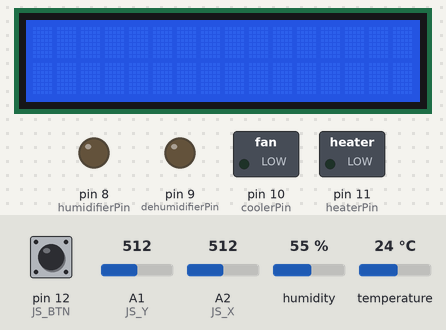
The sketch below on a simulated Arduino Uno, built with avr-gcc and run on an emulated ATmega328P. On the bench: 16×2 character LCD, switched loads named in the sketch (green lamp = pin HIGH), output pins drawn as LEDs (lit = HIGH). Dashed ring = blinking. The test bench sets the inputs (shaded band); at power-on: pin 12 (JS_BTN) HIGH, humidity 55 %, A2 (JS_X) = 512, A1 (JS_Y) = 512, temperature 24 °C. What the sketch prints to the serial monitor is not drawn.

Above: at 1.2 s.
1.3 s: pin 12 (JS_BTN) pulled LOW for 1 s
At 2.82 s:
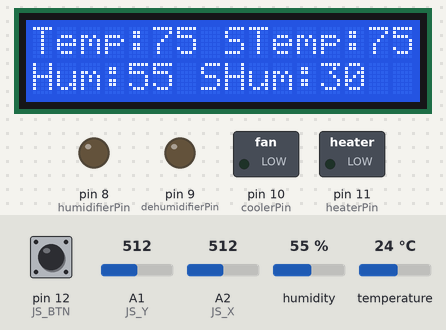
2.9 s: humidity set to 22 %
At 3.06 s:
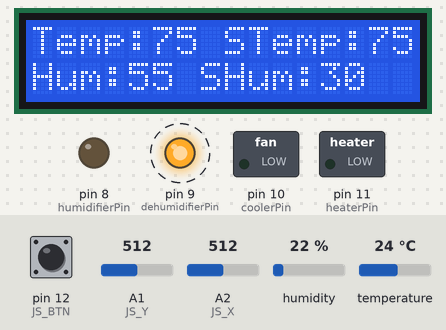
5.9 s: pin 12 (JS_BTN) pulled LOW for 0.15 s
At 6.2 s:
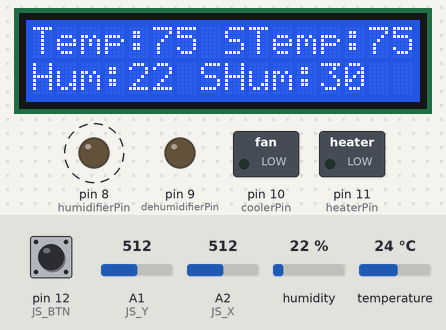
7.8 s: pin 12 (JS_BTN) pulled LOW for 3.2 s
At 11.28 s:
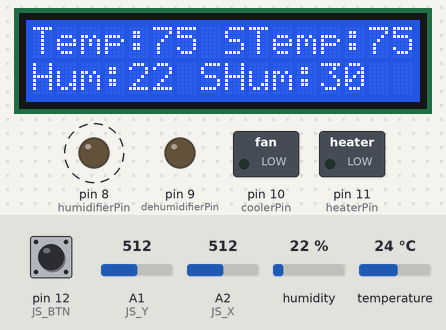
11.6 s: A2 (JS_X) set to 691
13.1 s: A2 (JS_X) set to 714
At 14.37 s:
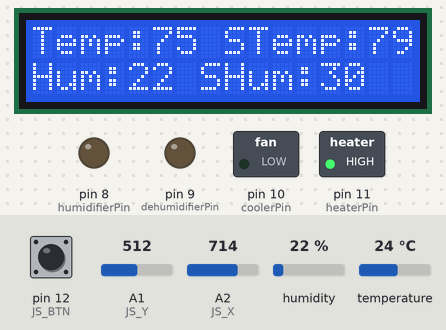
Timing chart, 0 to 16.6 s (numbered marks = the images above; inputs shaded):
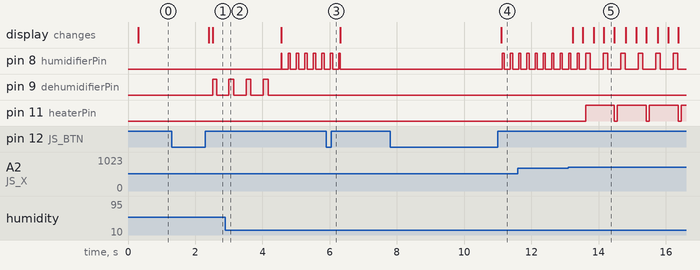

The sketch:

exercise.ino
```cpp
/*
* Name & Email: Valerie Wong
* Discussion Section: 021
* Assignment: Lab 7 Exercise 1
* Exercise Description: For this laboratory assignment, you will implement a mock-indoor plant growing system based on the following specification.
*                       This assignment will introduce the DHT11 temperature and humidity sensor and the LCD screen.

* I acknowledge all content contained herein, excluding template
  or example code, is my own original work.

* Demo Link: https://youtu.be/42MZr6ZqBzI
*/

#include <LiquidCrystal.h>
#include <DHT.h>
#define DHTPIN A0
#define DHTTYPE DHT11
DHT dht(DHTPIN, DHTTYPE);
// initialize the library by associating any needed LCD interface pin
// with the arduino pin number it is connected to
const int rs = 7, en = 6, d4 = 5, d5 = 4, d6 = 3, d7 = 2;
LiquidCrystal lcd(rs, en, d4, d5, d6, d7);

typedef struct task {
  int state;
  unsigned long period;
  unsigned long elapsedTime;
  int (*TickFct)(int);

} task;

const unsigned short tasksNum = 6;
task tasks[tasksNum];

// Pins
int JS_X = A2;
int JS_Y = A1;
int JS_BTN = 12;
int humidifierPin = 8;
int dehumidifierPin = 9;
int coolerPin = 10;
int heaterPin = 11;
int j_x;
int j_y;
int j_btn;
// Periods
const unsigned long systemPeriod = 300;
const unsigned long setTempPeriod = 300;
const unsigned long setHumidityPeriod = 300;
const unsigned long dhtSensorPeriod = 500;
const unsigned long comparePeriod = 300;
const unsigned long generatePulsePeriodTemp = 5;
const unsigned long generatePulsePeriodHum = 20;
// Bools
bool isOFF;
bool isDefault;
// Variables
unsigned char temp;
unsigned char humidity;
unsigned char s_temp;
unsigned char s_humidity;
unsigned char sensor_temp = 0;                         // 1 - heater, 2 - cooler
unsigned char sensor_hum = 0;                          // 3 - humidifier, 4 - dehumidifier
float h;
float t;
unsigned char i_temp = 0;
unsigned char i_hum = 0;

void readJoystick() {
  j_x = analogRead(JS_X);
  j_y = analogRead(JS_Y);
  j_btn = digitalRead(JS_BTN);
}

void setTempOrHumidity() {
  if (j_y < 200) {
    isDefault = false;
  }
  else if (j_y > 700) {
    isDefault = true;
  }
}

void readDHTSensor() {
  h = dht.readHumidity();
  t = dht.readTemperature(true);
  temp = static_cast<int>(t);
  humidity = static_cast<int>(h);
}

enum System_States { SYSTEM_START, OFF, ON, WAIT };
int System_Tick(int state1) {
  switch(state1) {
    case SYSTEM_START:
      isOFF = true;
      state1 = OFF;
      break;

    case OFF:
      readJoystick();

      if (j_btn) {
        state1 = OFF;
      }
      else if (!j_btn) {
        state1 = WAIT;
      }
      break;

    case WAIT:
      readJoystick();

      if (!j_btn) {
        state1 = WAIT;
      }
      else if (j_btn && isOFF) {
        isOFF = false;
        state1 = ON;
      }
      else if (j_btn && !isOFF) {
        isOFF = true;
        state1 = OFF;
      }
      break;

    case ON:
      readJoystick();

      if (j_btn) {
        state1 = ON;
      }
      else {
        state1 = WAIT;
      }
      break;
  }

  switch(state1) {
    case SYSTEM_START:
      break;

    case OFF:
      //Serial.println("OFF");
      lcd.noDisplay();
      break;

    case WAIT:
      //Serial.println("WAIT");
      break;

    case ON:
      //Serial.println("ON");
      lcd.display();
      break;
  }

  return state1;
}

enum Set_Temp_States { START2, OFF2, ON2, INCREASE_TEMP, DECREASE_TEMP, WAIT2 };
int Set_Temp(int state2) {
  switch(state2) {
    case START2:
      state2 = OFF2;
      s_temp = 75;
      break;

    case OFF2:
      if (isOFF) {
        state2 = OFF2;
      }
      else {
        state2 = ON2;
        isDefault = true;
      }
      break;

    case ON2:
      readJoystick();
      setTempOrHumidity();

      if (!isOFF && (j_x > 200 && j_x < 700)) {
        state2 = ON2;
      }
      else if (!isOFF && (j_x > 700) && isDefault) {
        state2 = INCREASE_TEMP;
      }
      else if (!isOFF && (j_x < 200) && isDefault) {
        state2 = DECREASE_TEMP;
      }
      else if (!isOFF && (j_x > 700) && !isDefault) {
        state2 = ON2;
      }
      else if (!isOFF && (j_x < 200) && !isDefault) {
        state2 = ON2;
      }
      else if (isOFF) {
        state2 = OFF2;
      }

      break;

    case INCREASE_TEMP:
      if (!isOFF && (j_x > 700)) {
        state2 = INCREASE_TEMP;
      }
      else if (!isOFF && (j_x > 200 && j_x < 700)) {
        state2 = ON2;
      }

      break;

    case DECREASE_TEMP:
      if (!isOFF && (j_x < 200)) {
        state2 = DECREASE_TEMP;
      }
      else if (!isOFF && (j_x > 200 && j_x < 700)) {
        state2 = ON2;
      }

      break;
  }

  switch(state2) {
    case START2:
      break;

    case OFF2:
      break;

    case ON2:
      lcd.setCursor(8,0);
      lcd.print("STemp:"); lcd.print(s_temp);
      break;

    case INCREASE_TEMP:
      ++s_temp;
      lcd.setCursor(8,0);
      lcd.print("STemp:"); lcd.print(s_temp);
      break;

    case DECREASE_TEMP:
      --s_temp;
      lcd.setCursor(8,0);
      lcd.print("STemp:"); lcd.print(s_temp);
      break;
  }

  return state2;
}

enum Set_Humidity_States { START3, OFF3, ON3, INCREASE_HUMIDITY, DECREASE_HUMIDITY, WAIT3 };
int Set_Humidity(int state3) {
  switch(state3) {
    case START3:
      state3 = OFF3;
      s_humidity = 30;
      break;

    case OFF3:
      if (isOFF) {
        state3 = OFF3;
      }
      else {
        state3 = ON3;
      }
      break;

    case ON3:
      readJoystick();
      setTempOrHumidity();

      if (!isOFF && (j_x > 200 && j_x < 700)) {
        state3 = ON3;
      }
      else if (!isOFF && !isDefault && (j_x > 700)) {
        state3 = INCREASE_HUMIDITY;
      }
      else if (!isOFF && !isDefault && (j_x < 200)) {
        state3 = DECREASE_HUMIDITY;
      }
      else if (!isOFF && isDefault && (j_x > 700)) {
        state3 = ON3;
      }
      else if (!isOFF && isDefault && (j_x < 200)) {
        state3 = ON3;
      }
      else if (isOFF) {
        state3 = OFF3;
      }

      break;

    case INCREASE_HUMIDITY:
      if (!isOFF && (j_x > 700)) {
        state3 = INCREASE_HUMIDITY;
      }
      else if (!isOFF && (j_x > 200 && j_x < 700)) {
        state3 = ON3;
      }
      break;

    case DECREASE_HUMIDITY:
      if (!isOFF && (j_x < 200)) {
        state3 = DECREASE_HUMIDITY;
      }
      else if (!isOFF && (j_x > 200 && j_x < 700)) {
        state3 = ON3;
      }
      break;
  }

  switch(state3) {
    case START3:
      break;

    case OFF3:
      break;

    case ON3:
      lcd.setCursor(7,1);
      lcd.print("SHum:"); lcd.print(s_humidity);
      break;

    case INCREASE_HUMIDITY:
      ++s_humidity;
      lcd.setCursor(7,1);
      lcd.print("SHum:"); lcd.print(s_humidity);
      break;

    case DECREASE_HUMIDITY:
      --s_humidity;
      lcd.setCursor(7,1);
      lcd.print("SHum:"); lcd.print(s_humidity);
      break;
  }

  return state3;
}

enum Sample_States { START4, OFF4, SAMPLE };
int Sample_DHT(int state4) {
  switch(state4) {
    case START4:
      state4 = OFF4;
      break;

    case OFF4:
      if (isOFF) {
        state4 = OFF4;
      }
      else {
        state4 = SAMPLE;
      }
      break;

    case SAMPLE:
      if (!isOFF) {
        state4 = SAMPLE;
      }
      else {
        state4 = OFF4;
      }
      break;
  }

  switch (state4) {
    case START4:
      break;

    case OFF:
      break;

    case SAMPLE:
      readDHTSensor();
      lcd.setCursor(0,0);
      lcd.print("Temp:"); lcd.print(temp);
      lcd.setCursor(0,1);
      lcd.print("Hum:"); lcd.print(humidity);

      if (s_temp == temp) {
        sensor_temp = 0;
      }
      else if (s_temp > temp) {
        sensor_temp = 1;
      }
      else if (s_temp < temp) {
        sensor_temp = 2;
      }

      if (s_humidity == humidity) {
        sensor_hum = 0;
      }
      else if (s_humidity > humidity) {
        sensor_hum = 3;
      }
      else if (s_humidity < humidity) {
        sensor_hum = 4;
      }
      break;
  }

  return state4;
}

enum Generate_PWM_Temp_States { START6, OFF6, PWM_TEMP, RED_HIGH, RED_LOW, WHITE_HIGH, WHITE_LOW };
int Generate_PWM_Temp(int state6) {
  switch(state6) {
    case START6:
      state6 = OFF6;
      i_temp = 0;
      break;

    case OFF6:
      if (isOFF) {
        state6 = OFF6;
      }
      else {
        state6 = PWM_TEMP;
      }
      break;

    case PWM_TEMP:
      if (!isOFF && sensor_temp == 0) {
        state6 = PWM_TEMP;
      }
      else if (!isOFF && sensor_temp == 1) {
        state6 = RED_HIGH;
      }
      else if (!isOFF && sensor_temp == 2) {
        state6 = WHITE_HIGH;
      }
      else if (isOFF) {
        state6 = isOFF;
      }
      break;

    case RED_HIGH:
      if (isOFF) {
        state6 = OFF6;
      }
      else if (sensor_temp == 1) {
        if (i_temp <= 19) {
          state6 = RED_HIGH;
        }
        else if (i_temp > 19) {
          i_temp = 0;
          state6 = RED_LOW;
        }
      }
      else if (sensor_temp == 0) {
        state6 = PWM_TEMP;
      }
      else if (sensor_temp == 2) {
        state6 = WHITE_HIGH;
      }
      break;

    case RED_LOW:
      if (isOFF) {
        state6 = OFF6;
      }
      else if (sensor_temp == 1) {
        if (i_temp <= 1) {
          state6 = RED_LOW;
        }
        else if (i_temp > 1) {
          i_temp = 0;
          state6 = RED_HIGH;
        }
      }
      else if (sensor_temp == 0) {
        state6 = PWM_TEMP;
      }
      else if (sensor_temp == 2) {
        state6 = WHITE_HIGH;
      }
      break;

    case WHITE_HIGH:
      if (isOFF) {
        state6 = OFF6;
      }
      else if (sensor_temp == 2) {
        if (i_temp <= 5) {
          state6 = WHITE_HIGH;
        }
        else if (i_temp > 5) {
          i_temp = 0;
          state6 = WHITE_LOW;
        }
      }
      else if (sensor_temp == 0) {
        state6 = PWM_TEMP;
      }
      else if (sensor_temp == 1) {
        state6 = RED_HIGH;
      }
      break;

    case WHITE_LOW:
      if (isOFF) {
        state6 = OFF6;
      }
      else if (sensor_temp == 2) {
        if (i_temp <= 15) {
          state6 = WHITE_LOW;
        }
        else if (i_temp > 15) {
          i_temp = 0;
          state6 = WHITE_HIGH;
        }
      }
      else if (sensor_temp == 0) {
        state6 = PWM_TEMP;
      }
      else if (sensor_temp == 1) {
        state6 = RED_HIGH;
      }
      break;
  }

  switch(state6) {
    case START6:
      break;

    case OFF6:
      digitalWrite(heaterPin, LOW);
      digitalWrite(coolerPin, LOW);
      break;

    case PWM_TEMP:
      i_temp = 0;
      digitalWrite(heaterPin, LOW);
      digitalWrite(coolerPin, LOW);
      break;

    case RED_HIGH:
      ++i_temp;
      digitalWrite(heaterPin, HIGH);
      digitalWrite(coolerPin, LOW);
      Serial.println("RED HIGH");
      Serial.print("i_temp: "); Serial.println(i_temp);
      break;

    case RED_LOW:
      ++i_temp;
      digitalWrite(heaterPin, LOW);
      digitalWrite(coolerPin, LOW);
      Serial.println("RED LOW");
      Serial.print("i_temp: "); Serial.println(i_temp);
      break;

    case WHITE_HIGH:
      ++i_temp;
      digitalWrite(heaterPin, LOW);
      digitalWrite(coolerPin, HIGH);
      Serial.println("WHITE HIGH");
      Serial.print("i_temp: "); Serial.println(i_temp);
      break;

    case WHITE_LOW:
      ++i_temp;
      digitalWrite(heaterPin, LOW);
      digitalWrite(coolerPin, LOW);
      Serial.println("WHITE LOW");
      Serial.print("i_temp: "); Serial.println(i_temp);
      break;
  }

  return state6;
}

enum Generate_PWM_Hum_States { START7, OFF7, PWM_HUM, BLUE_HIGH, BLUE_LOW, YELLOW_HIGH, YELLOW_LOW };
int Generate_PWM_Hum(int state7) {
  switch(state7) {
    case START7:
      state7 = OFF7;
      i_hum = 0;
      break;

    case OFF7:
      if (isOFF) {
        state7 = isOFF;
      }
      else {
        state7 = PWM_HUM;
      }
      break;

    case PWM_HUM:
      if (isOFF) {
        state7 = isOFF;
      }

      if (!isOFF && sensor_hum == 0) {
        state7 = PWM_TEMP;
      }
      else if (!isOFF && sensor_hum == 3) {
        state7 = BLUE_HIGH;
      }
      else if (!isOFF && sensor_hum == 4) {
        state7 = YELLOW_HIGH;
      }
      break;

    case BLUE_HIGH:
      if (isOFF) {
        state7 = isOFF;
      }
      else if (sensor_hum == 3) {
        if (i_hum <= 2) {
          state7 = BLUE_HIGH;
        }
        else if (i_hum > 2) {
          i_hum = 0;
          state7 = BLUE_LOW;
        }
      }
      else if (sensor_hum == 0) {
        state7 = PWM_HUM;
      }
      else if (sensor_hum == 4) {
        state7 = YELLOW_HIGH;
      }
      break;

    case BLUE_LOW:
      if (isOFF) {
        state7 = isOFF;
      }
      else if (sensor_hum == 3) {
        if (i_hum <= 8) {
          state7 = BLUE_LOW;
        }
        else if (i_hum > 8) {
          i_hum = 0;
          state7 = BLUE_HIGH;
        }
      }
      else if (sensor_hum == 0) {
        state7 = PWM_HUM;
      }
      else if (sensor_hum == 4) {
        state7 = YELLOW_HIGH;
      }
      break;

    case YELLOW_HIGH:
      if (isOFF) {
        state7 = isOFF;
      }
      else if (sensor_hum == 4) {
        if (i_hum <= 5) {
          state7 = YELLOW_HIGH;
        }
        else if (i_hum > 5) {
          i_hum = 0;
          state7 = YELLOW_LOW;
        }
      }
      else if (sensor_hum == 0) {
        state7 = PWM_HUM;
      }
      else if (sensor_hum == 3) {
        state7 = BLUE_HIGH;
      }
      break;

    case YELLOW_LOW:
      if (isOFF) {
        state7 = isOFF;
      }
      else if (sensor_hum == 4) {
        if (i_hum <= 15) {
          state7 = YELLOW_LOW;
        }
        else if (i_hum > 15) {
          i_hum = 0;
          state7 = YELLOW_HIGH;
        }
      }
      else if (sensor_hum == 0) {
        state7 = PWM_HUM;
      }
      else if (sensor_hum == 3) {
        state7 = BLUE_HIGH;
      }
      break;
  }

  switch(state7) {
    case START7:
      break;

    case OFF7:
      digitalWrite(humidifierPin, LOW);
      digitalWrite(dehumidifierPin, LOW);
      break;

    case PWM_HUM:
      i_hum = 0;
      digitalWrite(humidifierPin, LOW);
      digitalWrite(dehumidifierPin, LOW);
      break;

    case BLUE_HIGH:
      ++i_hum;
      digitalWrite(humidifierPin, HIGH);
      digitalWrite(dehumidifierPin, LOW);
      Serial.println("BLUE HIGH");
      Serial.print("i_hum: "); Serial.println(i_hum);
      break;

    case BLUE_LOW:
      ++i_hum;
      digitalWrite(humidifierPin, LOW);
      digitalWrite(dehumidifierPin, LOW);
      Serial.println("BLUE LOW");
      Serial.print("i_hum: "); Serial.println(i_hum);
      break;

    case YELLOW_HIGH:
      ++i_hum;
      digitalWrite(humidifierPin, LOW);
      digitalWrite(dehumidifierPin, HIGH);
      Serial.println("YELLOW HIGH");
      Serial.print("i_hum: "); Serial.println(i_hum);
      break;

    case YELLOW_LOW:
      ++i_hum;
      digitalWrite(humidifierPin, LOW);
      digitalWrite(dehumidifierPin, LOW);
      Serial.println("YELLOW LOW");
      Serial.print("i_hum: "); Serial.println(i_hum);
      break;
  }

  return state7;
}

void setup() {
  pinMode(heaterPin, OUTPUT);
  pinMode(coolerPin, OUTPUT);
  pinMode(dehumidifierPin, OUTPUT);
  pinMode(humidifierPin, OUTPUT);
  pinMode(JS_BTN, INPUT_PULLUP);

  unsigned char i = 0;
  tasks[i].state = SYSTEM_START;
  tasks[i].period = systemPeriod;
  tasks[i].elapsedTime = 0;
  tasks[i].TickFct = &System_Tick;
  i++;
  tasks[i].state = START2;
  tasks[i].period = setTempPeriod;
  tasks[i].elapsedTime = 0;
  tasks[i].TickFct = &Set_Temp;
  ++i;
  tasks[i].state = START3;
  tasks[i].period = setHumidityPeriod;
  tasks[i].elapsedTime = 0;
  tasks[i].TickFct = &Set_Humidity;
  ++i;
  tasks[i].state = START4;
  tasks[i].period = dhtSensorPeriod;
  tasks[i].elapsedTime = 0;
  tasks[i].TickFct = &Sample_DHT;
  ++i;
  tasks[i].state = START6;
  tasks[i].period = generatePulsePeriodTemp;
  tasks[i].elapsedTime = 0;
  tasks[i].TickFct = &Generate_PWM_Temp;
  ++i;
  tasks[i].state = START7;
  tasks[i].period = generatePulsePeriodHum;
  tasks[i].elapsedTime = 0;
  tasks[i].TickFct = &Generate_PWM_Hum;

  // set up the LCD's number of columns and rows:
  lcd.begin(16, 2);
  Serial.begin(9600);
  dht.begin();
}

void loop() {
  // set the cursor to column 0, line 1
  // (note: line 1 is the second row, since counting begins with 0):
  lcd.setCursor(0, 1);

  unsigned char i;
  for (i = 0; i < tasksNum; ++i) {
    if ( (millis() - tasks[i].elapsedTime) >= tasks[i].period) {
      tasks[i].state = tasks[i].TickFct(tasks[i].state);
      tasks[i].elapsedTime = millis(); // Last time this task was ran
    }
  }
}
```

Measured:
- the behaviour switches between 700 and 701 on A2 (JS_X) (found by bisection; images 4 and 5)
- after the input at 1.3 s, pin 9 (dehumidifierPin): LOW → HIGH after 1.2 s, → LOW 0.12 s later; the display: first changes after 1.1 s (image 1 shows a later state)
- after the input at 2.9 s, pin 8 (humidifierPin): alternates HIGH for 0.07 s and LOW for 0.19 s, starting after 1.7 s; pin 9 (dehumidifierPin): goes on until 4.2 s, then stays LOW
- after the input at 5.9 s, pin 8 (humidifierPin): goes on until 6.3 s, then stays LOW
- after the input at 7.8 s, pin 8 (humidifierPin): alternates HIGH for 0.06 s and LOW for 0.18 s, starting after 3.3 s; the display: changes after 3.3 s (image 4)
- after the input at 13.1 s, pin 11 (heaterPin): alternates HIGH for 0.87 s and LOW for 0.08 s, starting after 0.52 s; the display: first changes after 0.12 s (image 5 shows a later state)
